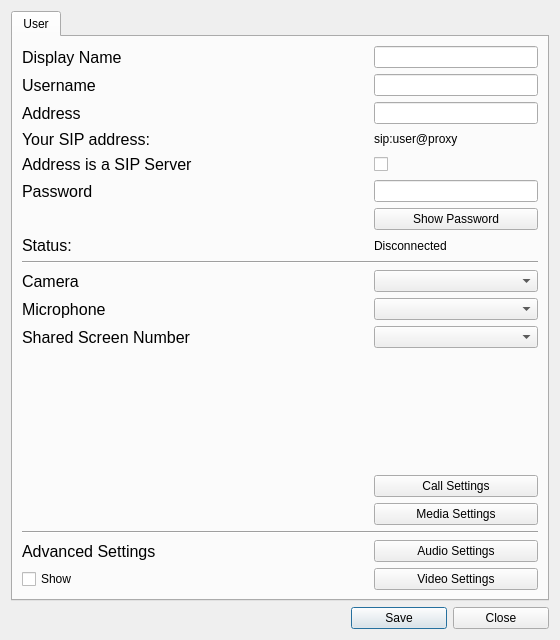
<?xml version="1.0" encoding="UTF-8"?>
<ui version="4.0">
 <class>BasicSettings</class>
 <widget class="QDialog" name="BasicSettings">
  <property name="geometry">
   <rect>
    <x>0</x>
    <y>0</y>
    <width>560</width>
    <height>640</height>
   </rect>
  </property>
  <property name="windowTitle">
   <string>Settings</string>
  </property>
  <layout class="QGridLayout" name="gridLayout">
   <item row="2" column="1">
    <widget class="QPushButton" name="save">
     <property name="sizePolicy">
      <sizepolicy hsizetype="Fixed" vsizetype="Fixed">
       <horstretch>0</horstretch>
       <verstretch>0</verstretch>
      </sizepolicy>
     </property>
     <property name="minimumSize">
      <size>
       <width>96</width>
       <height>0</height>
      </size>
     </property>
     <property name="maximumSize">
      <size>
       <width>96</width>
       <height>16777215</height>
      </size>
     </property>
     <property name="text">
      <string>Save</string>
     </property>
    </widget>
   </item>
   <item row="2" column="2">
    <widget class="QPushButton" name="close">
     <property name="sizePolicy">
      <sizepolicy hsizetype="Fixed" vsizetype="Fixed">
       <horstretch>0</horstretch>
       <verstretch>0</verstretch>
      </sizepolicy>
     </property>
     <property name="minimumSize">
      <size>
       <width>96</width>
       <height>0</height>
      </size>
     </property>
     <property name="maximumSize">
      <size>
       <width>96</width>
       <height>16777215</height>
      </size>
     </property>
     <property name="text">
      <string>Close</string>
     </property>
    </widget>
   </item>
   <item row="2" column="0">
    <spacer name="horizontalSpacer">
     <property name="orientation">
      <enum>Qt::Horizontal</enum>
     </property>
     <property name="sizeType">
      <enum>QSizePolicy::Preferred</enum>
     </property>
     <property name="sizeHint" stdset="0">
      <size>
       <width>40</width>
       <height>20</height>
      </size>
     </property>
    </spacer>
   </item>
   <item row="0" column="0" colspan="3">
    <widget class="QTabWidget" name="SettingTabs">
     <property name="currentIndex">
      <number>0</number>
     </property>
     <widget class="QWidget" name="UserTab">
      <attribute name="title">
       <string>User</string>
      </attribute>
      <layout class="QGridLayout" name="gridLayout_2">
       <item row="16" column="3">
        <widget class="QComboBox" name="videoDevice_combo">
         <property name="minimumSize">
          <size>
           <width>164</width>
           <height>0</height>
          </size>
         </property>
         <property name="maximumSize">
          <size>
           <width>256</width>
           <height>16777215</height>
          </size>
         </property>
         <property name="insertPolicy">
          <enum>QComboBox::InsertAtBottom</enum>
         </property>
        </widget>
       </item>
       <item row="3" column="3">
        <widget class="QLabel" name="sipAddress">
         <property name="maximumSize">
          <size>
           <width>256</width>
           <height>16777215</height>
          </size>
         </property>
         <property name="text">
          <string>sip:user@proxy</string>
         </property>
         <property name="textInteractionFlags">
          <set>Qt::TextSelectableByMouse</set>
         </property>
        </widget>
       </item>
       <item row="18" column="0">
        <widget class="QLabel" name="label_share">
         <property name="font">
          <font>
           <pointsize>12</pointsize>
          </font>
         </property>
         <property name="text">
          <string>Shared Screen Number</string>
         </property>
         <property name="checked" stdset="0">
          <bool>false</bool>
         </property>
        </widget>
       </item>
       <item row="18" column="1" colspan="2">
        <spacer name="horizontalSpacer_6">
         <property name="orientation">
          <enum>Qt::Horizontal</enum>
         </property>
         <property name="sizeHint" stdset="0">
          <size>
           <width>40</width>
           <height>20</height>
          </size>
         </property>
        </spacer>
       </item>
       <item row="22" column="3">
        <widget class="QPushButton" name="media_settings_button">
         <property name="minimumSize">
          <size>
           <width>150</width>
           <height>0</height>
          </size>
         </property>
         <property name="maximumSize">
          <size>
           <width>250</width>
           <height>16777215</height>
          </size>
         </property>
         <property name="text">
          <string>Media Settings</string>
         </property>
        </widget>
       </item>
       <item row="1" column="3">
        <widget class="QLineEdit" name="username_edit">
         <property name="maximumSize">
          <size>
           <width>256</width>
           <height>16777215</height>
          </size>
         </property>
         <property name="text">
          <string/>
         </property>
        </widget>
       </item>
       <item row="4" column="0">
        <widget class="QLabel" name="label">
         <property name="font">
          <font>
           <pointsize>12</pointsize>
          </font>
         </property>
         <property name="text">
          <string>Address is a SIP Server</string>
         </property>
        </widget>
       </item>
       <item row="17" column="3">
        <widget class="QComboBox" name="audioDevice_combo">
         <property name="maximumSize">
          <size>
           <width>256</width>
           <height>16777215</height>
          </size>
         </property>
         <property name="layoutDirection">
          <enum>Qt::LeftToRight</enum>
         </property>
        </widget>
       </item>
       <item row="17" column="0">
        <widget class="QLabel" name="label_audioDevice">
         <property name="font">
          <font>
           <pointsize>12</pointsize>
          </font>
         </property>
         <property name="text">
          <string>Microphone</string>
         </property>
        </widget>
       </item>
       <item row="4" column="3">
        <widget class="QCheckBox" name="auto_connect_box">
         <property name="text">
          <string/>
         </property>
        </widget>
       </item>
       <item row="13" column="3">
        <widget class="QLabel" name="status">
         <property name="text">
          <string>Disconnected</string>
         </property>
        </widget>
       </item>
       <item row="16" column="1" colspan="2">
        <spacer name="horizontalSpacer_4">
         <property name="orientation">
          <enum>Qt::Horizontal</enum>
         </property>
         <property name="sizeHint" stdset="0">
          <size>
           <width>40</width>
           <height>20</height>
          </size>
         </property>
        </spacer>
       </item>
       <item row="21" column="3">
        <widget class="QPushButton" name="sip_settings_button">
         <property name="sizePolicy">
          <sizepolicy hsizetype="Minimum" vsizetype="Fixed">
           <horstretch>0</horstretch>
           <verstretch>0</verstretch>
          </sizepolicy>
         </property>
         <property name="minimumSize">
          <size>
           <width>150</width>
           <height>0</height>
          </size>
         </property>
         <property name="maximumSize">
          <size>
           <width>250</width>
           <height>16777215</height>
          </size>
         </property>
         <property name="text">
          <string>Call Settings</string>
         </property>
        </widget>
       </item>
       <item row="28" column="3">
        <widget class="QPushButton" name="video_settings_button">
         <property name="enabled">
          <bool>true</bool>
         </property>
         <property name="minimumSize">
          <size>
           <width>150</width>
           <height>0</height>
          </size>
         </property>
         <property name="maximumSize">
          <size>
           <width>250</width>
           <height>16777215</height>
          </size>
         </property>
         <property name="text">
          <string>Video Settings</string>
         </property>
        </widget>
       </item>
       <item row="20" column="0" rowspan="2">
        <spacer name="verticalSpacer_3">
         <property name="orientation">
          <enum>Qt::Vertical</enum>
         </property>
         <property name="sizeHint" stdset="0">
          <size>
           <width>20</width>
           <height>40</height>
          </size>
         </property>
        </spacer>
       </item>
       <item row="2" column="0">
        <widget class="QLabel" name="label_server">
         <property name="font">
          <font>
           <pointsize>12</pointsize>
          </font>
         </property>
         <property name="text">
          <string>Address</string>
         </property>
        </widget>
       </item>
       <item row="1" column="0">
        <widget class="QLabel" name="Username">
         <property name="font">
          <font>
           <pointsize>12</pointsize>
          </font>
         </property>
         <property name="text">
          <string>Username</string>
         </property>
        </widget>
       </item>
       <item row="3" column="0">
        <widget class="QLabel" name="label_sip">
         <property name="font">
          <font>
           <pointsize>12</pointsize>
          </font>
         </property>
         <property name="text">
          <string>Your SIP address:</string>
         </property>
        </widget>
       </item>
       <item row="20" column="3">
        <spacer name="verticalSpacer_2">
         <property name="orientation">
          <enum>Qt::Vertical</enum>
         </property>
         <property name="sizeType">
          <enum>QSizePolicy::Expanding</enum>
         </property>
         <property name="sizeHint" stdset="0">
          <size>
           <width>20</width>
           <height>20</height>
          </size>
         </property>
        </spacer>
       </item>
       <item row="17" column="1" colspan="2">
        <spacer name="horizontalSpacer_5">
         <property name="orientation">
          <enum>Qt::Horizontal</enum>
         </property>
         <property name="sizeHint" stdset="0">
          <size>
           <width>40</width>
           <height>20</height>
          </size>
         </property>
        </spacer>
       </item>
       <item row="24" column="0">
        <widget class="QLabel" name="label_manual">
         <property name="font">
          <font>
           <pointsize>12</pointsize>
          </font>
         </property>
         <property name="text">
          <string>Advanced Settings</string>
         </property>
        </widget>
       </item>
       <item row="15" column="0" colspan="4">
        <widget class="Line" name="line">
         <property name="orientation">
          <enum>Qt::Horizontal</enum>
         </property>
        </widget>
       </item>
       <item row="0" column="2">
        <spacer name="horizontalSpacer_3">
         <property name="orientation">
          <enum>Qt::Horizontal</enum>
         </property>
         <property name="sizeHint" stdset="0">
          <size>
           <width>40</width>
           <height>20</height>
          </size>
         </property>
        </spacer>
       </item>
       <item row="13" column="0">
        <widget class="QLabel" name="label_status">
         <property name="font">
          <font>
           <pointsize>12</pointsize>
          </font>
         </property>
         <property name="text">
          <string>Status:</string>
         </property>
        </widget>
       </item>
       <item row="5" column="0">
        <widget class="QLabel" name="label_password">
         <property name="font">
          <font>
           <pointsize>12</pointsize>
          </font>
         </property>
         <property name="text">
          <string>Password</string>
         </property>
        </widget>
       </item>
       <item row="23" column="0" colspan="4">
        <widget class="Line" name="line_2">
         <property name="orientation">
          <enum>Qt::Horizontal</enum>
         </property>
        </widget>
       </item>
       <item row="0" column="0">
        <widget class="QLabel" name="Name">
         <property name="font">
          <font>
           <pointsize>12</pointsize>
          </font>
         </property>
         <property name="text">
          <string>Display Name</string>
         </property>
        </widget>
       </item>
       <item row="5" column="3">
        <widget class="QLineEdit" name="passwd_edit">
         <property name="maximumSize">
          <size>
           <width>256</width>
           <height>16777215</height>
          </size>
         </property>
         <property name="echoMode">
          <enum>QLineEdit::Password</enum>
         </property>
        </widget>
       </item>
       <item row="28" column="2">
        <spacer name="horizontalSpacer_7">
         <property name="orientation">
          <enum>Qt::Horizontal</enum>
         </property>
         <property name="sizeHint" stdset="0">
          <size>
           <width>40</width>
           <height>20</height>
          </size>
         </property>
        </spacer>
       </item>
       <item row="16" column="0">
        <widget class="QLabel" name="label_VideoDevice">
         <property name="font">
          <font>
           <pointsize>12</pointsize>
          </font>
         </property>
         <property name="text">
          <string>Camera</string>
         </property>
        </widget>
       </item>
       <item row="28" column="0">
        <widget class="QCheckBox" name="show_manual_box">
         <property name="text">
          <string>Show</string>
         </property>
        </widget>
       </item>
       <item row="24" column="3">
        <widget class="QPushButton" name="audio_settings_button">
         <property name="minimumSize">
          <size>
           <width>150</width>
           <height>0</height>
          </size>
         </property>
         <property name="maximumSize">
          <size>
           <width>250</width>
           <height>16777215</height>
          </size>
         </property>
         <property name="text">
          <string>Audio Settings</string>
         </property>
        </widget>
       </item>
       <item row="2" column="3">
        <widget class="QLineEdit" name="serverAddress_edit">
         <property name="maximumSize">
          <size>
           <width>256</width>
           <height>16777215</height>
          </size>
         </property>
         <property name="text">
          <string/>
         </property>
        </widget>
       </item>
       <item row="18" column="3">
        <widget class="QComboBox" name="screenDevice_combo">
         <property name="maximumSize">
          <size>
           <width>256</width>
           <height>16777215</height>
          </size>
         </property>
        </widget>
       </item>
       <item row="0" column="3">
        <widget class="QLineEdit" name="name_edit">
         <property name="maximumSize">
          <size>
           <width>256</width>
           <height>16777215</height>
          </size>
         </property>
         <property name="text">
          <string/>
         </property>
        </widget>
       </item>
       <item row="12" column="3">
        <widget class="QPushButton" name="show_password_button">
         <property name="text">
          <string>Show Password</string>
         </property>
        </widget>
       </item>
      </layout>
     </widget>
    </widget>
   </item>
  </layout>
 </widget>
 <tabstops>
  <tabstop>name_edit</tabstop>
  <tabstop>username_edit</tabstop>
  <tabstop>serverAddress_edit</tabstop>
  <tabstop>auto_connect_box</tabstop>
  <tabstop>passwd_edit</tabstop>
  <tabstop>show_password_button</tabstop>
  <tabstop>videoDevice_combo</tabstop>
  <tabstop>audioDevice_combo</tabstop>
  <tabstop>screenDevice_combo</tabstop>
  <tabstop>sip_settings_button</tabstop>
  <tabstop>media_settings_button</tabstop>
  <tabstop>show_manual_box</tabstop>
  <tabstop>audio_settings_button</tabstop>
  <tabstop>video_settings_button</tabstop>
  <tabstop>save</tabstop>
  <tabstop>close</tabstop>
  <tabstop>SettingTabs</tabstop>
 </tabstops>
 <resources/>
 <connections/>
</ui>
